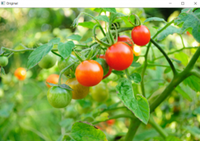
#> input picture test.png, 200 x 141 px
$ jupyter execute --allow-errors testing.ipynb
#> lines starting #> are read from the running program, lines starting #| are printed output that depends on the picture
[cell 1]
import sys

[cell 2]
import numpy as np
from matplotlib import pyplot as plt

[cell 3]
row1 = "9000.1	224	224	224	224	224	224	224	224	224	224	224	224	224	224	224	224	224	224	224	224	224	224	224	224	224	224	224	224	224	224	224	224	224	224	224	224	224	224	224	224	224	224	224	224	224	224	224	224	224	224	224	224	224	224	224	224	224	224	224	224	224	224	224	224	224	224	224	224	224	224	224	224	224	224	224	224	224	224	224	224	224	224	224	224	224	224	224	224	224	224	224	224	224	224	224	224	224	224	224	224	224	224	224	224	224	224	224	224	224	224	224	224	224	224	224	224	224	224	224	224	224	224	224	224	224	224	224	224	224	224	224	224	224	224	224	224	224	224	224	224	224	224	224	224	224	224	224	224	224	224	224	224	224	224	224	224	224	224	224	224	224	224	224	224	224	224	224	224	224	224	224	224	224	224	224	224	224	224	224	224	224	224	224	224	224	224	224	224	224	224	224	225	226	225	224	223	221	220	217	217"

[cell 4]
frame1 = list(map(int, row1.split()[1:]))

[cell 5]
frame1 = np.array(frame1)

[cell 6]
frame1 = frame1.reshape(10, 20)

[cell 7]
plt.imshow(frame1)
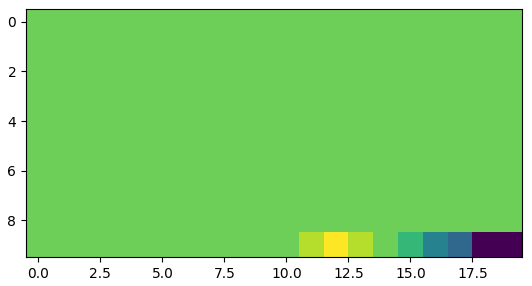
#> figure drawn by matplotlib, 1 panel

[cell 8]
import pandas as pd

#> (a cell that did not finish here is left out)

#> (a cell that did not finish here is left out)

#> (a cell that did not finish here is left out)

#> (a cell that did not finish here is left out)

[cell 13]
image_array_list = []

#> (a cell that did not finish here is left out)

[cell 15]
image_numpy_array = np.array(image_array_list)

[cell 16]
image_numpy_array

#> (a cell that did not finish here is left out)

[cell 18]
import cv2

[cell 19]
img = cv2.imread("test.png")
#> img is the input picture: shape (141, 200, 3); mean B, G, R 74.3, 165.6, 134

[cell 20]
cv2.imshow("image", img)
cv2.waitKey(0)
cv2.destroyAllWindows()

[cell 21]
img

[cell 22]
img.shape
#> Out = (141, 200, 3)
